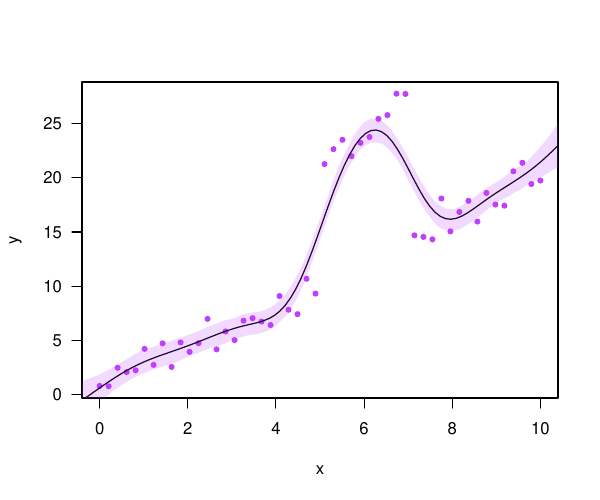

Source code (R):
# Gibbs sampler for semi-parametric inference
library(mvtnorm)
Rcpp::sourceCpp("./spi.cpp")

# test data
theta.true <- matrix(2, ncol=1)
f.true <- Vectorize(function(x) ifelse(x > 5 && x <= 7, 2 * x, 0), "x")

n <- 50
x <- as.matrix(seq(0, 10, length.out=n))
y <- x %*% theta.true + f.true(x) + rnorm(n, 0, 1)

plot(x, y)
x <- t(x)

# Parameters
s <- 1
kern.s <- 0.8
B <- 5
b <- 0

# Semi-parametric regression
K <- rbf(x, x, kern.s)
K.y <- (K + s * diag(rep(1, n)))
x.star <- seq(-1, 11, length.out=100)
K.sx <- rbf(x.star, x, kern.s)
K.xs <- rbf(x, x.star, kern.s)
K.ss <- rbf(x.star, x.star, kern.s)


theta <- solve(solve(B) + x %*% solve(K.y) %*% t(x)) %*% 
	(x %*% solve(K.y) %*% y + solve(B) %*% b)
R <- x.star - x %*% solve(K.y) %*% K.xs
M.f <- x.star %*% theta + K.sx %*% solve(K.y) %*% (y - t(x) %*% theta)
C.f <- K.ss - K.sx %*% solve(K.y) %*% K.xs + t(R) %*% 
    solve(solve(B) + x %*% solve(K.y) %*% t(x)) %*% R

f.s <- rmvnorm(1000, M.f, C.f)
f.m <- apply(f.s, 2, mean)
f.u <- apply(f.s, 2, function(x) quantile(x, probs=0.995))
f.l <- apply(f.s, 2, function(x) quantile(x, probs=0.005))

pdf("spi.pdf", width=6, height=5)
plot(x, y, pch=20, col="darkorchid1", las=1)
lines(x.star, f.m, lwd=1.2, lty=1)
polygon(c(x.star, rev(x.star)), c(f.l, rev(f.u)), col=rgb(.75, .25, 1, alpha=0.2), border=NA)
dev.off()

